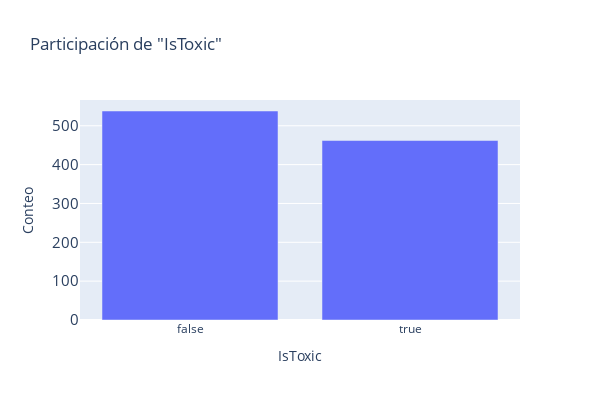

Write notebook code for a chart like this one.
### Code cell
toxic_counts = df['IsToxic'].value_counts()

data = {'IsToxic': toxic_counts.index, 'Conteo': toxic_counts.values}
toxic_counts_df = pd.DataFrame(data)

fig = px.bar(toxic_counts_df, x='IsToxic', y='Conteo',
             title='Participación de "IsToxic"',
             labels={'IsToxic': 'IsToxic', 'Conteo': 'Conteo'},
             width=600, height=400)

fig.update_layout(xaxis=dict(tickfont=dict(size=12)),
                  yaxis=dict(tickfont=dict(size=15)),
                  xaxis_title='IsToxic', yaxis_title='Conteo',
                  showlegend=False)

fig.show()

### Figure 1 — Plotly figure (JSON) as saved in the notebook; plotly's stock layout.template omitted (floating-point values rounded to 4 significant figures)
{"data": [{"alignmentgroup": "True", "hovertemplate": "IsToxic=%{x}<br>Conteo=%{y}<extra></extra>", "legendgroup": "", "marker": {"color": "#636efa", "pattern": {"shape": ""}}, "name": "", "offsetgroup": "", "orientation": "v", "showlegend": false, "textposition": "auto", "type": "bar", "x": [false, true], "xaxis": "x", "y": [538, 462], "yaxis": "y"}], "layout": {"barmode": "relative", "height": 400, "legend": {"tracegroupgap": 0}, "showlegend": false, "title": {"text": "Participación de \"IsToxic\""}, "width": 600, "xaxis": {"anchor": "y", "domain": [0, 1], "tickfont": {"size": 12}, "title": {"text": "IsToxic"}}, "yaxis": {"anchor": "x", "domain": [0, 1], "tickfont": {"size": 15}, "title": {"text": "Conteo"}}}}
